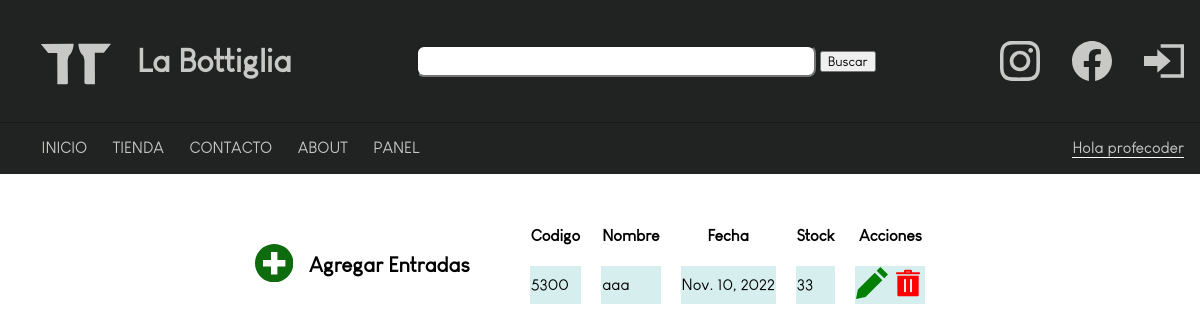
/panel/entradas/ (signed in), run on the app's committed database.
### database/models.py (models this page shows)
class entradas(models.Model):
    codigo = models.CharField(max_length = 50)
    nombre = models.CharField(max_length = 50)
    fecha = models.DateField()
    stock = models.IntegerField()

### database/views.py (the view)
# urls.py: path('panel/entradas/',staff_member_required(EntradasList.as_view()),name='panel-entradas'),
class EntradasList(LoginRequiredMixin,ListView):
    model = entradas
    template_name = 'panel_entradas.html'

### tiendaOnline/templates/panel_entradas.html (shortened to what this page needs)
{% extends 'base.html' %}
{% block contenido %}
{% if object_list %}
<div class="container">
    <div class="botonContainer">
        <a href="{% url 'panel-entradas-nuevo'%}"><svg xmlns="http://www.w3.org/2000/svg" width="2.4rem" height="2.4rem" viewBox="0 0 24 24"><path class='agregar_icon' d="M12 0c-6.627 0-12 5.373-12 12s5.373 12 12 12 12-5.373 12-12-5.373-12-12-12zm7 14h-5v5h-4v-5h-5v-4h5v-5h4v5h5v4z"/></svg></a>
        <h4 style='font-size:1.3rem;'>Agregar Entradas</h4>
    </div>
    <table cellspacing='20px'>
        <tr class='panelRow'>
            <th>Codigo</th>
            <th>Nombre</th>
            <th>Fecha</th>
            <th>Stock</th>
            <th>Acciones</th>
        </tr>
        {% for entrada in object_list %}
        <tr class='panelRow'>
            <td>{{entrada.codigo}}</td>
            <td>{{entrada.nombre}}</td>
            <td>{{entrada.fecha}}</td>
            <td>{{entrada.stock}}</td>
            <td><a href="{% url 'panel-entradas-editar' entrada.id %}"><svg xmlns="http://www.w3.org/2000/svg" width="2rem" height="2rem" viewBox="0 0 24 24"><path class='editar_icon' d="M19.769 9.923l-12.642 12.639-7.127 1.438 1.438-7.128 12.641-12.64 5.69 5.691zm1.414-1.414l2.817-2.82-5.691-5.689-2.816 2.817 5.69 5.692z"/></svg></a> <a href="{% url 'panel-entradas-delete' entrada.id %}"></a></td>
        </tr>
        {% endfor %}
    </table>
</div>
{% else %}
<h3>No Hay entradas</h3>
{% endif %}
{% endblock contenido %}

### tiendaOnline/templates/base.html (shortened to what this page needs)
{% load static %}
<!DOCTYPE html>
<html lang="en">
<head>
    <link type='text/css' href='{% static "css/productos.css" %}' rel='stylesheet'/>
</head>
<body>
    <header>
        <div class="logo">
            <a href="{% url 'tienda-inicio' %}" class="bottiLogo">
</a>
<a href="{% url 'tienda-inicio' %}">
<h2>La Bottiglia</h2> </a>
        </div>
        <div class="search_bar">
            <form action="{% url 'tienda-busqueda' %}" method="get">
            <input type="text" name="search" id="search">
            <input type="submit" value="Buscar">
            </form>
        </div>
        <div class="redes">
            <a href='https://www.instagram.com/labottiglia.lr/' class="redesLogos">
            </a>
            <a href='https://www.facebook.com/LaBottiglialr' class="redesLogos">
            </a>
            {% if request.user.is_authenticated %}
            <a href="{% url 'auth-logout' %}" class="redesLogos">
                <svg xmlns="http://www.w3.org/2000/svg" viewBox="0 0 24 24"><path d="M8 9v-4l8 7-8 7v-4h-8v-6h8zm2-7v2h12v16h-12v2h14v-20h-14z"/></svg>
            </a>
            {% endif %}
        </div>
    </header>
    <div class="stickyBar"><a href="http://" class="stickyItems"></a>
        <a href="{% url 'tienda-inicio' %}" class="stickyItems">INICIO</a>
        <a href="{% url 'tienda-productos' %}" class="stickyItems">TIENDA</a>
        <a href="{% url 'tienda-contacto' %}" class="stickyItems">CONTACTO</a>
        <a href="{% url 'tienda-labottiglia' %}" class="stickyItems">ABOUT</a>
        {% if request.user.is_staff %}
        <div class="dropdown">
            <button class="dropbtn">PANEL</button>
        </div>
        {% endif %}
        {% if request.user.is_authenticated %}
        <a href="{% url 'auth-perfil' %}" class="saludo" style='border-bottom:1px solid white;'>Hola {{request.user.username}}</a>
        {% endif %}
    </div>
{% block contenido %}
{% endblock contenido %}
</body>
</html>

### tiendaOnline/static/css/productos.css (style rules this page uses)
body, html { margin: 0; padding: 0; width: 100%; height: 100%; box-sizing: border-box; }
* { box-sizing: inherit; font-family: 'GeorgeCafe'; }
header { display: flex; justify-content:space-between; align-items: center; width: 100%; background-color: #212322; padding: 1rem; }
a { text-decoration: none; color:#C8C9C7; }
.stickyBar { position:sticky; top: 0px; width: 100%; display: flex; justify-content: flex-start; gap:1.6rem; background-color: #212322; border-top:.1rem solid rgb(27, 24, 24); padding: 1rem; }
h2 { color:#C8C9C7; font-size: 2rem; }
.redes { display: flex; justify-content: center; align-items: center; gap: 2rem; }
.redesLogos { width: 2.5rem; height: 2.5rem; color: #C8C9C7; }
.search_bar { display: flex; justify-content: center; align-items: center; gap: .8rem; }
#search { height: 2rem; width: 25rem; border-radius: .5rem; }
.container { width: 100%; display: flex; justify-content: center; gap: 2.5rem; margin-top: 2rem; }
.logo { padding: 0; margin: 0; display: flex; gap: 1px; }
.bottiLogo { width: 7.5rem; height: 4.5rem; }
.dropbtn { background-color:#212322; color: #C8C9C7; padding: 1rem; font-size: 1rem; padding: 0; border: none; }
.dropdown { position: relative; display: inline-block; }
.panelRow:nth-child(even) { background-color: #D6EEEE; }
.botonContainer { display: flex; justify-content: center; align-items: center; gap:1rem; }
.saludo { margin-left: auto; }

### data on the page
entradas: codigo "5300", nombre "aaa", fecha "Nov. 10, 2022", stock "33"

### other printed values
{{ request.user.username }} "profecoder"
